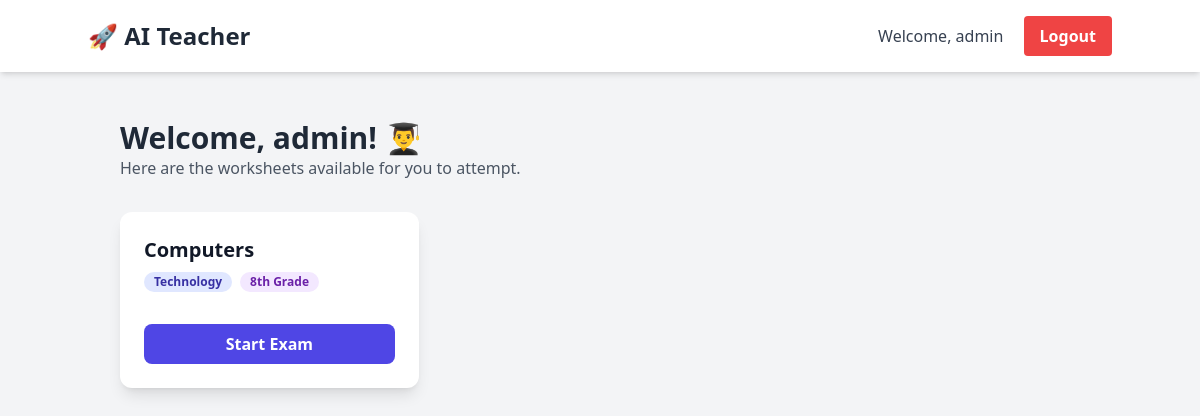
Before: /exams/dashboard/ (signed in) with the older database file.
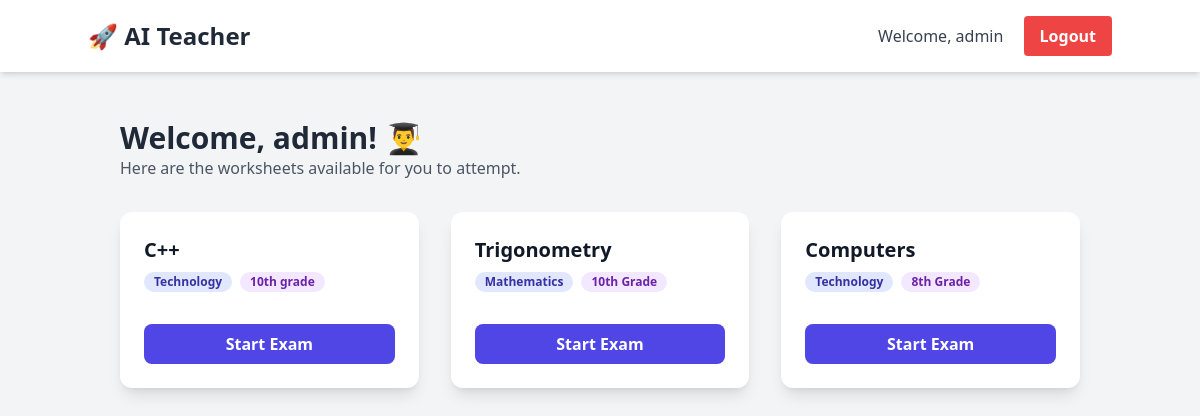
After: the same page with the newer database file.
### worksheets/models.py (models this page shows, shortened)
class Worksheet(models.Model):
    title = models.CharField(max_length=255)
    subject = models.CharField(max_length=100)
    grade_level = models.CharField(max_length=50, help_text="e.g., '6th Grade'")
    created_at = models.DateTimeField(auto_now_add=True)
    created_by = models.ForeignKey(User, on_delete=models.SET_NULL, null=True, blank=True)

### exams/views.py (the view)
# urls.py: path('dashboard/', views.student_dashboard, name='student_dashboard'),
@login_required
def student_dashboard(request):
    worksheets = Worksheet.objects.all().order_by('-created_at')
    context = {'worksheets': worksheets}
    return render(request, 'exams/student_dashboard.html', context)

### templates/exams/student_dashboard.html (shortened to what this page needs)
{% extends 'base.html' %}
{% block content %}
<div class="container mx-auto px-4">
    <div class="mb-8">
        <h1 class="text-3xl font-bold text-gray-800">Welcome, {{ user.username }}! 👨‍🎓</h1>
        <p class="text-gray-600">Here are the worksheets available for you to attempt.</p>
    </div>
    <div class="grid grid-cols-1 md:grid-cols-2 lg:grid-cols-3 gap-8">
        {% for worksheet in worksheets %}
            <div class="bg-white rounded-xl shadow-lg p-6 flex flex-col justify-between transition-all duration-300 hover:shadow-2xl hover:-translate-y-2">
                <div>
                    <h2 class="text-xl font-bold text-gray-900 mb-2">{{ worksheet.title }}</h2>
                    <div class="flex items-center text-sm text-gray-500 mb-4">
                        <span class="bg-indigo-100 text-indigo-800 text-xs font-semibold mr-2 px-2.5 py-0.5 rounded-full">{{ worksheet.subject }}</span>
                        <span class="bg-purple-100 text-purple-800 text-xs font-semibold mr-2 px-2.5 py-0.5 rounded-full">{{ worksheet.grade_level }}</span>
                    </div>
                </div>
                <div class="mt-4">
                    <a href="{% url 'start_exam' worksheet_pk=worksheet.pk %}" class="w-full text-center bg-indigo-600 hover:bg-indigo-700 text-white font-bold py-2 px-4 rounded-lg inline-block">
                        Start Exam
                    </a>
                </div>
            </div>
        {% empty %}
            <div class="col-span-full bg-white rounded-xl shadow p-8 text-center">
                <h2 class="text-xl font-semibold text-gray-700">No worksheets available</h2>
                <p class="text-gray-500 mt-2">Please check back later or ask your teacher to create one.</p>
            </div>
        {% endfor %}
    </div>
</div>
{% endblock %}

### templates/base.html (shortened to what this page needs)
{% load static %}
<!DOCTYPE html>
<html lang="en">
<head>
    <script src="https://cdn.tailwindcss.com"></script>
</head>
<body class="bg-gray-100 font-sans leading-normal tracking-normal">
    <nav class="bg-white shadow-md p-4">
        <div class="container mx-auto flex justify-between items-center">
            <a href="/" class="text-2xl font-bold text-gray-800">🚀 AI Teacher</a>
            <div>
                {% if user.is_authenticated %}
                    <span class="text-gray-700 mr-4">Welcome, {{ user.username }}</span>
                    <form action="{% url 'logout' %}" method="post" class="inline">
                        <button type="submit" class="bg-red-500 hover:bg-red-700 text-white font-bold py-2 px-4 rounded">
                            Logout
                        </button>
                    </form>
                {% else %}
                    <a href="{% url 'login' %}" class="bg-blue-500 hover:bg-blue-700 text-white font-bold py-2 px-4 rounded">Login</a>
                {% endif %}
            </div>
        </div>
    </nav>
    <main class="container mx-auto mt-8 p-4">
        {% block content %}
        {% endblock %}
    </main>
</body>
</html>

Changed rows visible on the page:
added Worksheet: title "C++", subject "Technology", grade_level "10th grade"
added Worksheet: title "Trigonometry", subject "Mathematics", grade_level "10th Grade"
